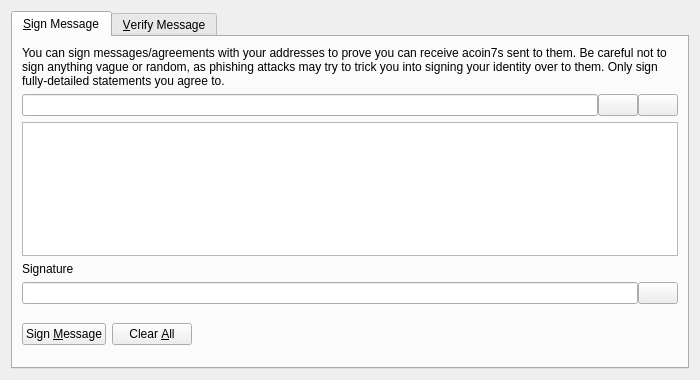
<?xml version="1.0" encoding="UTF-8"?>
<ui version="4.0">
 <class>SignVerifyMessageDialog</class>
 <widget class="QDialog" name="SignVerifyMessageDialog">
  <property name="geometry">
   <rect>
    <x>0</x>
    <y>0</y>
    <width>700</width>
    <height>380</height>
   </rect>
  </property>
  <property name="windowTitle">
   <string>Signatures - Sign / Verify a Message</string>
  </property>
  <property name="modal">
   <bool>true</bool>
  </property>
  <layout class="QVBoxLayout" name="verticalLayout">
   <item>
    <widget class="QTabWidget" name="tabWidget">
     <property name="currentIndex">
      <number>0</number>
     </property>
     <widget class="QWidget" name="tabSignMessage">
      <attribute name="title">
       <string>&amp;Sign Message</string>
      </attribute>
      <layout class="QVBoxLayout" name="verticalLayout_SM">
       <item>
        <widget class="QLabel" name="infoLabel_SM">
         <property name="text">
          <string>You can sign messages/agreements with your addresses to prove you can receive acoin7s sent to them. Be careful not to sign anything vague or random, as phishing attacks may try to trick you into signing your identity over to them. Only sign fully-detailed statements you agree to.</string>
         </property>
         <property name="textFormat">
          <enum>Qt::PlainText</enum>
         </property>
         <property name="wordWrap">
          <bool>true</bool>
         </property>
        </widget>
       </item>
       <item>
        <layout class="QHBoxLayout" name="horizontalLayout_1_SM">
         <property name="spacing">
          <number>0</number>
         </property>
         <item>
          <widget class="QValidatedLineEdit" name="addressIn_SM">
           <property name="toolTip">
            <string>The Acoin7 address to sign the message with</string>
           </property>
          </widget>
         </item>
         <item>
          <widget class="QPushButton" name="addressBookButton_SM">
           <property name="toolTip">
            <string>Choose previously used address</string>
           </property>
           <property name="text">
            <string/>
           </property>
           <property name="icon">
            <iconset resource="../bitcoin.qrc">
             <normaloff>:/icons/address-book</normaloff>:/icons/address-book</iconset>
           </property>
           <property name="shortcut">
            <string>Alt+A</string>
           </property>
           <property name="autoDefault">
            <bool>false</bool>
           </property>
          </widget>
         </item>
         <item>
          <widget class="QPushButton" name="pasteButton_SM">
           <property name="toolTip">
            <string>Paste address from clipboard</string>
           </property>
           <property name="text">
            <string/>
           </property>
           <property name="icon">
            <iconset resource="../bitcoin.qrc">
             <normaloff>:/icons/editpaste</normaloff>:/icons/editpaste</iconset>
           </property>
           <property name="shortcut">
            <string>Alt+P</string>
           </property>
           <property name="autoDefault">
            <bool>false</bool>
           </property>
          </widget>
         </item>
        </layout>
       </item>
       <item>
        <widget class="QPlainTextEdit" name="messageIn_SM">
         <property name="toolTip">
          <string>Enter the message you want to sign here</string>
         </property>
        </widget>
       </item>
       <item>
        <widget class="QLabel" name="signatureLabel_SM">
         <property name="text">
          <string>Signature</string>
         </property>
         <property name="textFormat">
          <enum>Qt::PlainText</enum>
         </property>
        </widget>
       </item>
       <item>
        <layout class="QHBoxLayout" name="horizontalLayout_2_SM">
         <property name="spacing">
          <number>0</number>
         </property>
         <item>
          <widget class="QLineEdit" name="signatureOut_SM">
           <property name="font">
            <font>
             <italic>true</italic>
            </font>
           </property>
           <property name="readOnly">
            <bool>true</bool>
           </property>
          </widget>
         </item>
         <item>
          <widget class="QPushButton" name="copySignatureButton_SM">
           <property name="toolTip">
            <string>Copy the current signature to the system clipboard</string>
           </property>
           <property name="text">
            <string/>
           </property>
           <property name="icon">
            <iconset resource="../bitcoin.qrc">
             <normaloff>:/icons/editcopy</normaloff>:/icons/editcopy</iconset>
           </property>
           <property name="autoDefault">
            <bool>false</bool>
           </property>
          </widget>
         </item>
        </layout>
       </item>
       <item>
        <layout class="QHBoxLayout" name="horizontalLayout_3_SM">
         <item>
          <widget class="QPushButton" name="signMessageButton_SM">
           <property name="toolTip">
            <string>Sign the message to prove you own this Acoin7 address</string>
           </property>
           <property name="text">
            <string>Sign &amp;Message</string>
           </property>
           <property name="icon">
            <iconset resource="../bitcoin.qrc">
             <normaloff>:/icons/edit</normaloff>:/icons/edit</iconset>
           </property>
           <property name="autoDefault">
            <bool>false</bool>
           </property>
          </widget>
         </item>
         <item>
          <widget class="QPushButton" name="clearButton_SM">
           <property name="toolTip">
            <string>Reset all sign message fields</string>
           </property>
           <property name="text">
            <string>Clear &amp;All</string>
           </property>
           <property name="icon">
            <iconset resource="../bitcoin.qrc">
             <normaloff>:/icons/remove</normaloff>:/icons/remove</iconset>
           </property>
           <property name="autoDefault">
            <bool>false</bool>
           </property>
          </widget>
         </item>
         <item>
          <spacer name="horizontalSpacer_1_SM">
           <property name="orientation">
            <enum>Qt::Horizontal</enum>
           </property>
           <property name="sizeHint" stdset="0">
            <size>
             <width>40</width>
             <height>48</height>
            </size>
           </property>
          </spacer>
         </item>
         <item>
          <widget class="QLabel" name="statusLabel_SM">
           <property name="font">
            <font>
             <weight>75</weight>
             <bold>true</bold>
            </font>
           </property>
           <property name="text">
            <string/>
           </property>
           <property name="wordWrap">
            <bool>true</bool>
           </property>
          </widget>
         </item>
         <item>
          <spacer name="horizontalSpacer_2_SM">
           <property name="orientation">
            <enum>Qt::Horizontal</enum>
           </property>
           <property name="sizeHint" stdset="0">
            <size>
             <width>40</width>
             <height>48</height>
            </size>
           </property>
          </spacer>
         </item>
        </layout>
       </item>
      </layout>
     </widget>
     <widget class="QWidget" name="tabVerifyMessage">
      <attribute name="title">
       <string>&amp;Verify Message</string>
      </attribute>
      <layout class="QVBoxLayout" name="verticalLayout_VM">
       <item>
        <widget class="QLabel" name="infoLabel_VM">
         <property name="text">
          <string>Enter the receiver's address, message (ensure you copy line breaks, spaces, tabs, etc. exactly) and signature below to verify the message. Be careful not to read more into the signature than what is in the signed message itself, to avoid being tricked by a man-in-the-middle attack. Note that this only proves the signing party receives with the address, it cannot prove sendership of any transaction!</string>
         </property>
         <property name="textFormat">
          <enum>Qt::PlainText</enum>
         </property>
         <property name="alignment">
          <set>Qt::AlignLeading|Qt::AlignLeft|Qt::AlignTop</set>
         </property>
         <property name="wordWrap">
          <bool>true</bool>
         </property>
        </widget>
       </item>
       <item>
        <layout class="QHBoxLayout" name="horizontalLayout_1_VM">
         <property name="spacing">
          <number>0</number>
         </property>
         <item>
          <widget class="QValidatedLineEdit" name="addressIn_VM">
           <property name="toolTip">
            <string>The Acoin7 address the message was signed with</string>
           </property>
          </widget>
         </item>
         <item>
          <widget class="QPushButton" name="addressBookButton_VM">
           <property name="toolTip">
            <string>Choose previously used address</string>
           </property>
           <property name="text">
            <string/>
           </property>
           <property name="icon">
            <iconset resource="../bitcoin.qrc">
             <normaloff>:/icons/address-book</normaloff>:/icons/address-book</iconset>
           </property>
           <property name="shortcut">
            <string>Alt+A</string>
           </property>
           <property name="autoDefault">
            <bool>false</bool>
           </property>
          </widget>
         </item>
        </layout>
       </item>
       <item>
        <widget class="QPlainTextEdit" name="messageIn_VM"/>
       </item>
       <item>
        <widget class="QValidatedLineEdit" name="signatureIn_VM"/>
       </item>
       <item>
        <layout class="QHBoxLayout" name="horizontalLayout_2_VM">
         <item>
          <widget class="QPushButton" name="verifyMessageButton_VM">
           <property name="toolTip">
            <string>Verify the message to ensure it was signed with the specified Acoin7 address</string>
           </property>
           <property name="text">
            <string>Verify &amp;Message</string>
           </property>
           <property name="icon">
            <iconset resource="../bitcoin.qrc">
             <normaloff>:/icons/transaction_0</normaloff>:/icons/transaction_0</iconset>
           </property>
           <property name="autoDefault">
            <bool>false</bool>
           </property>
          </widget>
         </item>
         <item>
          <widget class="QPushButton" name="clearButton_VM">
           <property name="toolTip">
            <string>Reset all verify message fields</string>
           </property>
           <property name="text">
            <string>Clear &amp;All</string>
           </property>
           <property name="icon">
            <iconset resource="../bitcoin.qrc">
             <normaloff>:/icons/remove</normaloff>:/icons/remove</iconset>
           </property>
           <property name="autoDefault">
            <bool>false</bool>
           </property>
          </widget>
         </item>
         <item>
          <spacer name="horizontalSpacer_1_VM">
           <property name="orientation">
            <enum>Qt::Horizontal</enum>
           </property>
           <property name="sizeHint" stdset="0">
            <size>
             <width>40</width>
             <height>48</height>
            </size>
           </property>
          </spacer>
         </item>
         <item>
          <widget class="QLabel" name="statusLabel_VM">
           <property name="font">
            <font>
             <weight>75</weight>
             <bold>true</bold>
            </font>
           </property>
           <property name="text">
            <string/>
           </property>
           <property name="wordWrap">
            <bool>true</bool>
           </property>
          </widget>
         </item>
         <item>
          <spacer name="horizontalSpacer_2_VM">
           <property name="orientation">
            <enum>Qt::Horizontal</enum>
           </property>
           <property name="sizeHint" stdset="0">
            <size>
             <width>40</width>
             <height>48</height>
            </size>
           </property>
          </spacer>
         </item>
        </layout>
       </item>
      </layout>
     </widget>
    </widget>
   </item>
  </layout>
 </widget>
 <customwidgets>
  <customwidget>
   <class>QValidatedLineEdit</class>
   <extends>QLineEdit</extends>
   <header>qvalidatedlineedit.h</header>
  </customwidget>
 </customwidgets>
 <resources>
  <include location="../bitcoin.qrc"/>
 </resources>
 <connections/>
</ui>
